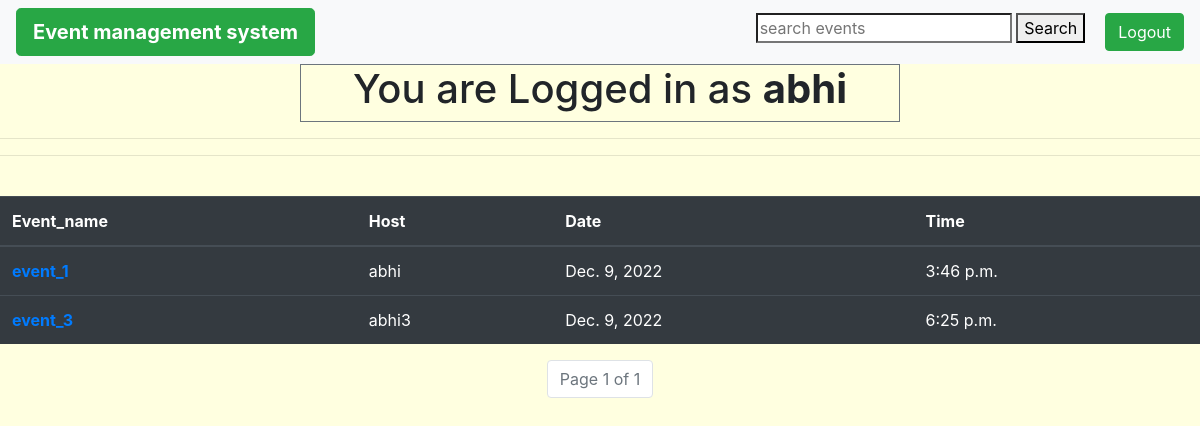
Page /see_you_invited/?page=2&sort_events= (signed in) on the earlier database version.
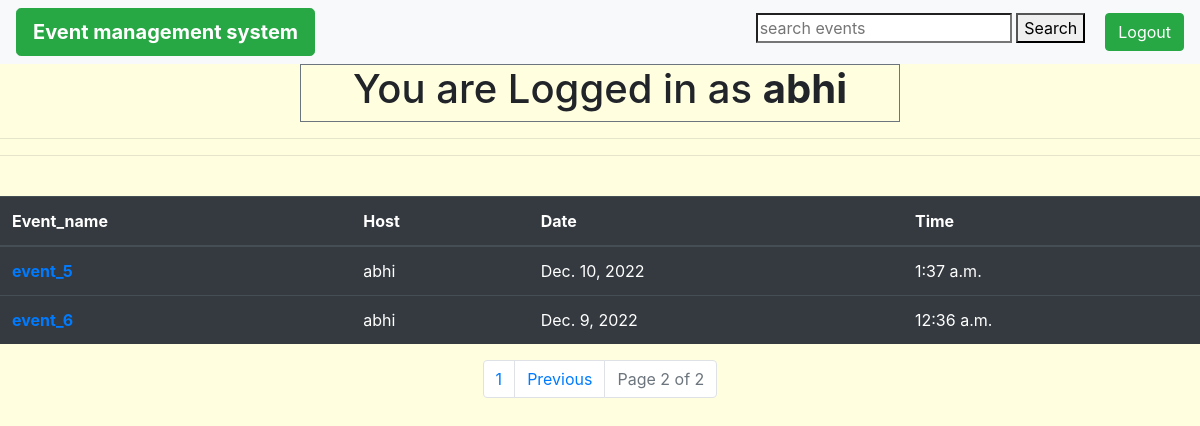
Same page on the later database version.
### app/models.py (models this page shows, shortened)
class invited(models.Model):
    user = models.ForeignKey(
        User, on_delete=models.CASCADE, related_name='user')
    event = models.ForeignKey(
        events, on_delete=models.CASCADE, related_name='event')

class events(models.Model):
    host = models.ForeignKey(
        User, on_delete=models.CASCADE, default='request.user', related_name='users')
    event_name = models.CharField(max_length=100)
    date = models.DateField(null=True)
    time = models.TimeField(null=True)
    invited_user = models.ManyToManyField(User, blank=True)

### app/views/events.py (the view)
# urls.py: path('see_you_invited/',events.you_invited,name='you_invited'),
@login_required(login_url='login')
def you_invited(request):
    message = None
    user = request.user
    obj = invited.objects.filter(user=user)
    if len(obj) == 0:
        message = "Nothing to Show "
    p = Paginator(obj, 2)
    page = request.GET.get('page')
    obj = p.get_page(page)
    context = {
        'objs': obj,
        'message': message
    }
    return render(request, 'see_events_you_invited.html', context)

### app/templates/see_events_you_invited.html (shortened to what this page needs)
{% extends 'base.html' %}
{% block content %}
<center>
   {% if message %}
   <h1><b>{{message}}</b></h1>
   {% else %}
   <hr>
   <br>
</center>
<table class="table table-dark">
   <thead>
      <tr>
         <th scope="col">Event_name</th>
         <th scope="col">Host</th>
         <th scope="col">Date</th>
         <th scope="col">Time</th>
      </tr>
   </thead>
   <tbody>
      {% for obj in objs%}
      <tr>
         <th scope="row"><a href="/get_this_event/{{obj.event.id}}">{{obj.event.event_name}}</a></th>
         <td>{{obj.event.host}}</td>
         <td>{{obj.event.date}}</td>
         <td>{{obj.event.time}}</td>
      </tr>
      {% endfor %}
   </tbody>
</table>
<nav aria-label="Page navigation example" mt-30>
   <ul class="pagination justify-content-center">
      {% if objs.has_previous %}
      <li class="page-item"><a class="page-link" href="?page=1&sort_events={{sort_events}}">1</a></li>
      <li class="page-item"><a class="page-link"
            href="?page={{objs.previous_page_number}}&sort_events={{sort_events}}">Previous</a></li>
      {% endif %}
      <li class="page-item disabled">
         <a class="page-link" href="#" tabindex="-1">Page {{objs.number}} of {{objs.paginator.num_pages}}</a>
      </li>
   </ul>
</nav>
{% endif %}
{% endblock %}

### app/templates/base.html (shortened to what this page needs)
<!doctype html>
<html lang="en">
<head>
    <link rel="stylesheet" href="https://cdn.jsdelivr.net/npm/bootstrap@4.3.1/dist/css/bootstrap.min.css"
>
</head>
<body  style="background-color:lightyellow">
    <nav class="navbar navbar-expand-lg navbar-light bg-light">
        <div class="collapse navbar-collapse" id="navbarSupportedContent">
            <ul class="navbar-nav mr-auto">
                <li class="nav-item active">
                    <a class="btn btn-success btn-lg" href="/"><b>Event management system</b></a>
                </li>
            </ul>
            <ul class="navbar-nav my-2 my-lg-0">
                {% if request.user.is_authenticated %}
                <li class="nav-item ">
                    <form action="{% url 'search_events' %}" method="post">
                        <input required type="search" name="searched" id="" placeholder="search events">
                        <button class="" type="submit">Search</button>
                    </form>
                </li>
                <li class="nav-item " style="margin-left: 20px;">
                    <a class="btn btn-success" href="/logout">Logout<span class="sr-only">(current)</span></a>
                </li>
                {% endif %}
        </div>
    </nav>
    <center>
        {% if request.user.is_authenticated %}
        <div class="border border-secondary" style="width: 600px;">
        <h1>You are Logged in as <b>{{user}}</b></h1>
        </div>
        {% endif %}
    </center>
    <hr>
    {% block content %}
    {% endblock %}
</body>
</html>

Differences in the rows shown:
removed invited: event.event_name "event_1", event.host "abhi", event "Dec. 9, 2022", event.time "3:46 p.m."
removed invited: event.event_name "event_3", event.host "abhi3", event "Dec. 9, 2022", event.time "6:25 p.m."
added invited: event.event_name "event_5", event.host "abhi", event "Dec. 10, 2022", event.time "1:37 a.m."
added invited: event.event_name "event_6", event.host "abhi", event "Dec. 9, 2022", event.time "12:36 a.m."
Other differences:
{{ objs.number }}: "1" → "2"
{{ objs.paginator.num_pages }}: "1" → "2"
text now shown: "1 Previous"
